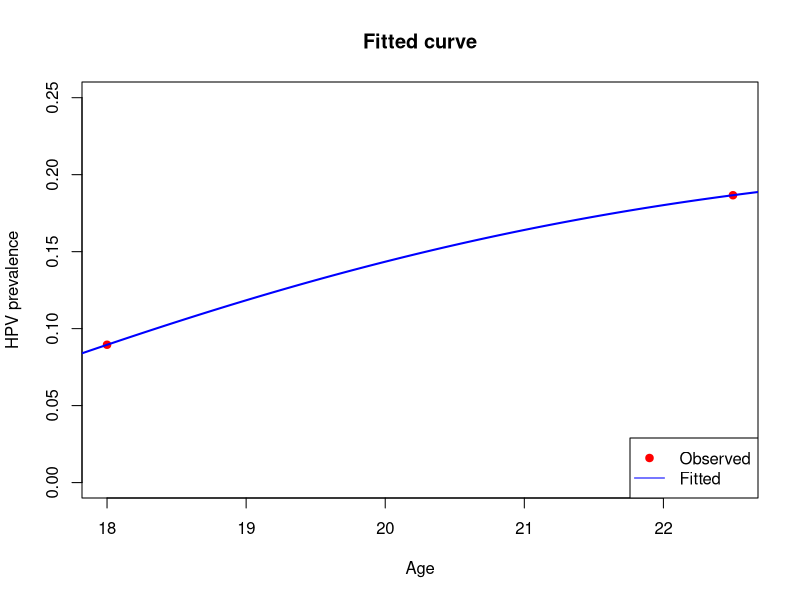

Write R code to recreate this figure.
x <- c(18, 22.5)
n_total <- c(659, 659)
y_infected <- c(59, 123)

x0 <- 15
n_power <- 2

f_model <- function(x, A, B, C) {
  d <- x - x0
  B + (A * d^n_power - B) * exp(-C * d)
}

neg_log_likelihood <- function(par) {
  A <- par[1]; B <- par[2]; C <- par[3]
  p <- f_model(x, A, B, C)
  p <- pmax(pmin(p, 1 - 1e-6), 1e-6)
  -sum(y_infected * log(p) + (n_total - y_infected) * log(1 - p))
}

set.seed(1)
result <- optim(
  par = c(0.01, 0.1, 0.1),    
  fn = neg_log_likelihood,
  method = "BFGS",
  control = list(maxit = 1000, reltol = 1e-10)
)

fit_par <- setNames(result$par, c("A","B","C"))
print(fit_par)

curve_x <- seq(16, 24, length.out = 200)
fitted_p_curve <- f_model(curve_x, fit_par["A"], fit_par["B"], fit_par["C"])
fitted_p_curve <- pmax(pmin(fitted_p_curve, 1 - 1e-6), 1e-6)

plot(x, y_infected / n_total, col = "red", pch = 19,
     ylim = c(0, max(y_infected / n_total, fitted_p_curve) + 0.05),
     xlab = "Age", ylab = "HPV prevalence",
     main = "Fitted curve")
lines(curve_x, fitted_p_curve, col = "blue", lwd = 2)
legend("bottomright", legend = c("Observed", "Fitted"),
       col = c("red", "blue"), pch = c(19, NA), lty = c(NA, 1))

x_out <- 16:24
fitted_p_out <- f_model(x_out, fit_par["A"], fit_par["B"], fit_par["C"])
fitted_p_out <- pmax(pmin(fitted_p_out, 1 - 1e-6), 1e-6)

res_table <- data.frame(
  age = x_out,
  fitted_prevalence = round(fitted_p_out, 6)
)
print(res_table, row.names = FALSE)



# test 
set.seed(1)
result <- optim(
  par = c(0.01, 0.1, 0.1),
  fn = neg_log_likelihood,
  method = "BFGS",
  control = list(maxit = 1000, reltol = 1e-10),
  hessian = TRUE
)

fit_par <- setNames(result$par, c("A","B","C"))
H <- result$hessian

V <- solve(H)                 
se_par <- sqrt(diag(V))
param_ci <- cbind(
  est = fit_par,
  lwr = fit_par - 1.96*se_par,
  upr = fit_par + 1.96*se_par
)
print(param_ci)
grad_f <- function(x, A, B, C){
  d <- x - x0
  da <- (d^n_power) * exp(-C*d)              # ∂f/∂A
  db <- 1 - exp(-C*d)                        # ∂f/∂B
  dc <- -(A*d^n_power - B) * d * exp(-C*d)   # ∂f/∂C
  c(da, db, dc)
}

x_pred <- x_out
p_hat  <- f_model(x_pred, fit_par["A"], fit_par["B"], fit_par["C"])
p_hat  <- pmin(pmax(p_hat, 1e-6), 1-1e-6)

se_pred <- sapply(seq_along(x_pred), function(i){
  g <- grad_f(x_pred[i], fit_par["A"], fit_par["B"], fit_par["C"])
  sqrt( t(g) %*% V %*% g )
})

ci_pred_lin <- cbind(
  age = x_pred,
  p   = p_hat,
  lwr = pmax(0, p_hat - 1.96*se_pred),
  upr = pmin(1, p_hat + 1.96*se_pred)
)
print(ci_pred_lin, row.names = FALSE)
